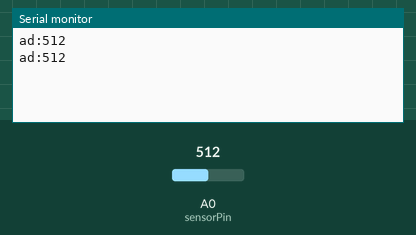
Recording of a sketch running on a simulated Arduino Uno, built with avr-gcc and run on an emulated ATmega328P. Parts: the last lines printed to the serial monitor. Inputs (shaded band) come from the test bench; at power-on: A0 (sensorPin) = 512.

Above: at 1.2 s.
1.3 s: A0 (sensorPin) set to 716
At 1.9 s:
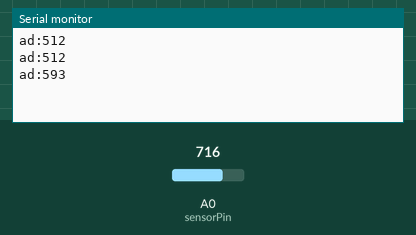
2.8 s: A0 (sensorPin) set to 900
At 3.5 s:
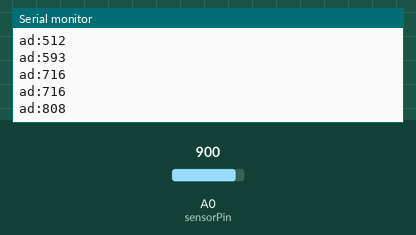
Timing chart, 0 to 5.8 s (numbered marks = the images above; inputs shaded):
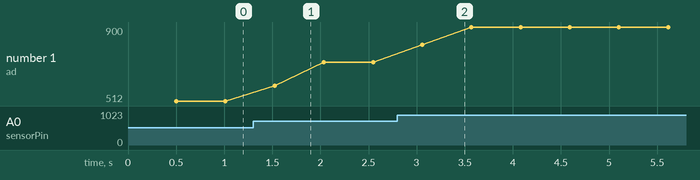

Measured:
- after the input at 1.3 s, the serial monitor: prints a new line after 0.22 s (image 1)
- after the input at 2.8 s, the serial monitor: prints a new line after 0.26 s (image 2)
- plotted number 1: 512 → 716 after the input at 1.3 s, 716 → 900 after the input at 2.8 s

The sketch:

SoilMoist_Analog.ino
```cpp
#define SAMPLE    10
#define SENS_TERM 50

const int sensorPin = A0;
int sensorValue = 0;

void setup() {
  Serial.begin(9600);
}

void loop() {
  // read the value from the sensor:
  for(int i = 0; i < SAMPLE; i++){
    sensorValue += analogRead(sensorPin);
    delay(SENS_TERM);
  }

  // print
  Serial.print("ad:");
  Serial.println(sensorValue/10);

  sensorValue = 0; // reset

  delay(10);
}
```
